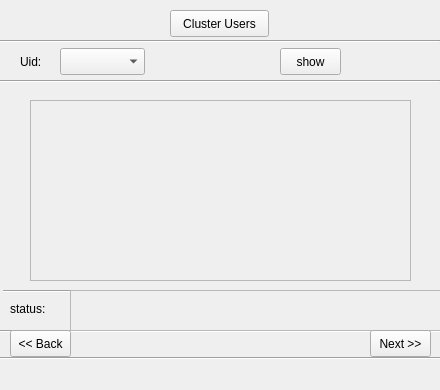
<?xml version="1.0" encoding="UTF-8"?>
<ui version="4.0">
 <class>clusterusers</class>
 <widget class="QWidget" name="clusterusers">
  <property name="geometry">
   <rect>
    <x>0</x>
    <y>0</y>
    <width>440</width>
    <height>390</height>
   </rect>
  </property>
  <property name="windowTitle">
   <string>Form</string>
  </property>
  <widget class="QPushButton" name="clusteruser">
   <property name="geometry">
    <rect>
     <x>170</x>
     <y>10</y>
     <width>99</width>
     <height>27</height>
    </rect>
   </property>
   <property name="text">
    <string>Cluster Users</string>
   </property>
  </widget>
  <widget class="Line" name="line">
   <property name="geometry">
    <rect>
     <x>0</x>
     <y>40</y>
     <width>440</width>
     <height>3</height>
    </rect>
   </property>
   <property name="orientation">
    <enum>Qt::Horizontal</enum>
   </property>
  </widget>
  <widget class="QComboBox" name="comboBox">
   <property name="geometry">
    <rect>
     <x>60</x>
     <y>48</y>
     <width>85</width>
     <height>27</height>
    </rect>
   </property>
  </widget>
  <widget class="QLabel" name="uid">
   <property name="geometry">
    <rect>
     <x>20</x>
     <y>53</y>
     <width>67</width>
     <height>17</height>
    </rect>
   </property>
   <property name="text">
    <string>Uid:</string>
   </property>
  </widget>
  <widget class="QPushButton" name="show">
   <property name="geometry">
    <rect>
     <x>280</x>
     <y>48</y>
     <width>61</width>
     <height>27</height>
    </rect>
   </property>
   <property name="text">
    <string>show</string>
   </property>
  </widget>
  <widget class="Line" name="line_2">
   <property name="geometry">
    <rect>
     <x>0</x>
     <y>80</y>
     <width>440</width>
     <height>3</height>
    </rect>
   </property>
   <property name="orientation">
    <enum>Qt::Horizontal</enum>
   </property>
  </widget>
  <widget class="QScrollArea" name="contentscroll">
   <property name="geometry">
    <rect>
     <x>30</x>
     <y>100</y>
     <width>381</width>
     <height>181</height>
    </rect>
   </property>
   <property name="widgetResizable">
    <bool>true</bool>
   </property>
   <widget class="QWidget" name="scrollAreaWidgetContents">
    <property name="geometry">
     <rect>
      <x>0</x>
      <y>0</y>
      <width>379</width>
      <height>179</height>
     </rect>
    </property>
   </widget>
  </widget>
  <widget class="Line" name="line_3">
   <property name="geometry">
    <rect>
     <x>3</x>
     <y>290</y>
     <width>440</width>
     <height>3</height>
    </rect>
   </property>
   <property name="orientation">
    <enum>Qt::Horizontal</enum>
   </property>
  </widget>
  <widget class="Line" name="line_4">
   <property name="geometry">
    <rect>
     <x>0</x>
     <y>330</y>
     <width>450</width>
     <height>3</height>
    </rect>
   </property>
   <property name="orientation">
    <enum>Qt::Horizontal</enum>
   </property>
  </widget>
  <widget class="QScrollArea" name="status_scrollarea">
   <property name="geometry">
    <rect>
     <x>70</x>
     <y>290</y>
     <width>380</width>
     <height>41</height>
    </rect>
   </property>
   <property name="widgetResizable">
    <bool>true</bool>
   </property>
   <widget class="QWidget" name="scrollAreaWidgetContents_2">
    <property name="geometry">
     <rect>
      <x>0</x>
      <y>0</y>
      <width>378</width>
      <height>39</height>
     </rect>
    </property>
   </widget>
  </widget>
  <widget class="QLabel" name="statusheading">
   <property name="geometry">
    <rect>
     <x>10</x>
     <y>300</y>
     <width>67</width>
     <height>17</height>
    </rect>
   </property>
   <property name="text">
    <string>status:</string>
   </property>
  </widget>
  <widget class="Line" name="line_5">
   <property name="geometry">
    <rect>
     <x>0</x>
     <y>357</y>
     <width>450</width>
     <height>3</height>
    </rect>
   </property>
   <property name="orientation">
    <enum>Qt::Horizontal</enum>
   </property>
  </widget>
  <widget class="QPushButton" name="back">
   <property name="geometry">
    <rect>
     <x>10</x>
     <y>330</y>
     <width>61</width>
     <height>27</height>
    </rect>
   </property>
   <property name="text">
    <string>&lt;&lt; Back</string>
   </property>
  </widget>
  <widget class="QPushButton" name="next">
   <property name="geometry">
    <rect>
     <x>370</x>
     <y>330</y>
     <width>61</width>
     <height>27</height>
    </rect>
   </property>
   <property name="text">
    <string>Next &gt;&gt;</string>
   </property>
  </widget>
 </widget>
 <resources/>
 <connections/>
</ui>
